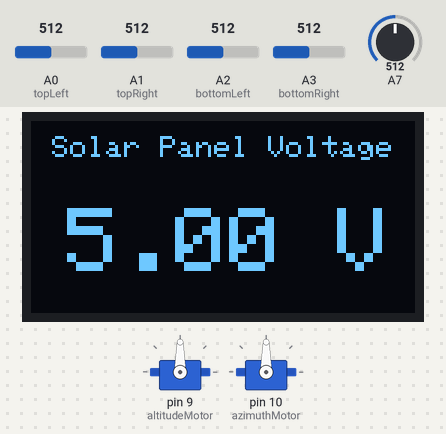
A sketch run on a simulated Arduino Nano, built with avr-gcc and run on an emulated ATmega328P. Shown: 2 × servo, 128×64 one-colour display. Inputs (shaded band) come from the test bench; at power-on: A7 = 512, A0 (topLeft) = 512, A1 (topRight) = 512, A2 (bottomLeft) = 512, A3 (bottomRight) = 512.

Above: at 3.2 s.
3.3 s: A7 set to 532
At 4.2 s:
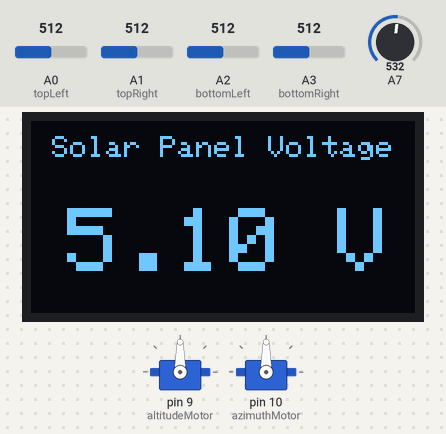
4.8 s: A0 (topLeft) set to 585
6.3 s: A0 (topLeft) set to 613
At 7.5 s:
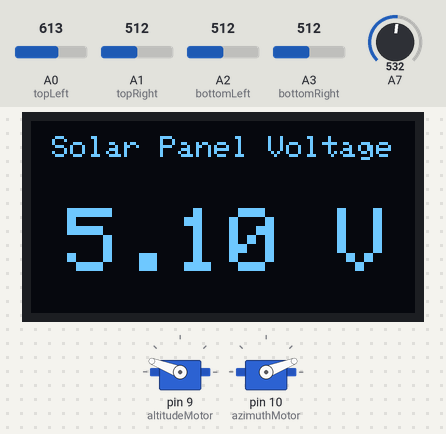
8.0 s: A1 (topRight) set to 693
9.5 s: A1 (topRight) set to 719
At 9.76 s:
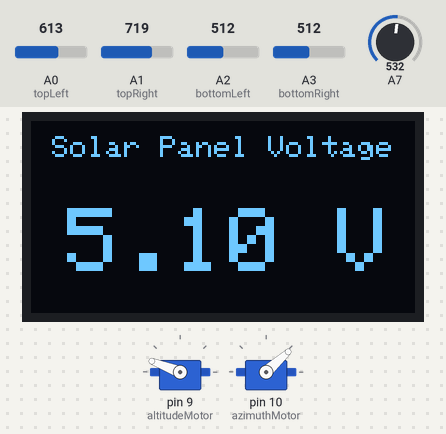
11.3 s: A2 (bottomLeft) set to 992
At 14.0 s:
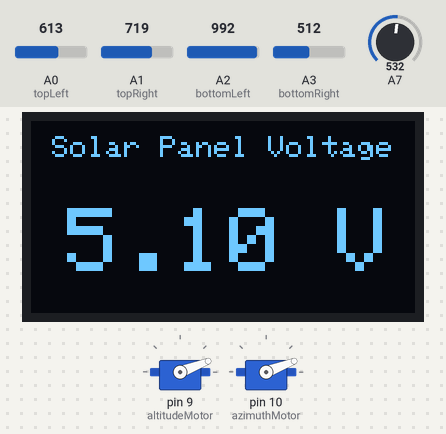
Timing chart, 0 to 14.2 s (numbered marks = the images above; inputs shaded):
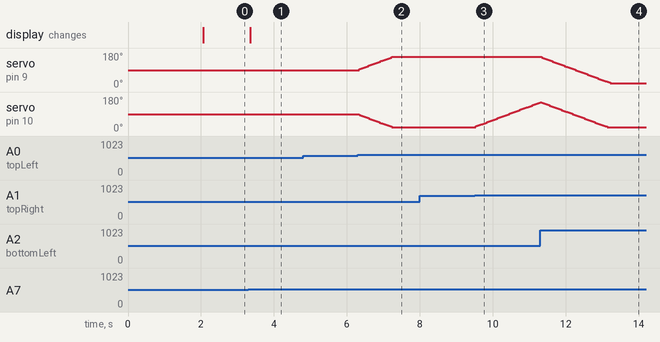

Measured:
- the behaviour switches between 522 and 523 on A7 (found by bisection; images 0 and 1)
- the behaviour switches between 602 and 603 on A0 (topLeft) (found by bisection; images 1 and 2)
- the behaviour switches between 704 and 705 on A1 (topRight) (found by bisection; images 2 and 3)
- after the input at 3.3 s, the display: changes after 0.05 s (image 1)
- after the input at 4.8 s, every drawn part: stays the same
- after the input at 6.3 s, servo on pin 9 (altitudeMotor): moves from 90° to 159° over 0.89 s, starting at once; servo on pin 10 (azimuthMotor): moves from 90° to 21° over 0.89 s, starting at once
- after the input at 8.0 s, every drawn part: stays the same
- after the input at 9.5 s, servo on pin 10 (azimuthMotor): moves from 21° to 153° over 1.8 s, starting at once
- after the input at 11.3 s, servo on pin 9 (altitudeMotor): moves from 159° to 21° over 1.9 s, starting at once

The sketch:

dualaxisSaif.ino
```cpp
/*
Code : Raghav Sharma, Mohammad Saifullah
Title : Dual Axis Solar Tracking
Date : 11 December 2023 (final)
*/

#include <Servo.h>
#include <Wire.h>
#include <Adafruit_GFX.h>
#include <Adafruit_SSD1306.h>

// Four LDRs
#define topLeft A0
#define topRight A1
#define bottomLeft A2
#define bottomRight A3

// OLED Screen Parameters
#define SCREEN_WIDTH 128
#define SCREEN_HEIGHT 64

Adafruit_SSD1306 display(SCREEN_WIDTH, SCREEN_HEIGHT, &Wire, -1);

int avgTop, avgBottom, avgLeft, avgRight, altitudeError, azimuthError, altitude, azimuth, altitudeNew, azimuthNew;

// ADC error tolerance
int tol = 45;

// Angle step for Servo rotation
int step = 3, altitudeStep, azimuthStep;

// Timekeeping
unsigned long elapsed;

// Two Servos: altitude (up-down) & azimuth (left-right)
Servo altitudeMotor, azimuthMotor;

void setup() {
  Serial.begin(9600);

  // Tracking angles (Servos go between 0 and 180 degrees)
  altitude = 90, azimuth = 90;

  // Initialize Servos
  altitudeMotor.attach(9);
  azimuthMotor.attach(10);
  altitudeMotor.write(altitude);
  azimuthMotor.write(azimuth);

  // Turn on screen
  if(!display.begin(SSD1306_SWITCHCAPVCC, 0x3C)) {
    Serial.println(F("Display allocation failed"));
  }
  delay(2000);
  display.setTextColor(WHITE);

}

void loop() {
  // elapsed = millis();

  // Read LDR values
  avgTop = round(0.5*(analogRead(topLeft)+analogRead(topRight)));
  avgBottom = round(0.5*(analogRead(bottomLeft)+analogRead(bottomRight)));
  avgLeft = round(0.5*(analogRead(topLeft)+analogRead(bottomLeft)));
  avgRight = round(0.5*(analogRead(topRight)+analogRead(bottomRight)));

  // Required corrections (maximize ADC values for maximum luminosity; bring erros close to 0)
  altitudeError = avgTop - avgBottom;
  azimuthError = avgLeft - avgRight;

  // Correct Altitude (Up-Down)
  if (abs(altitudeError) > tol) {
    altitudeStep = int(round(altitudeError/abs(altitudeError)) * step);
    altitudeNew = altitude + altitudeStep;

    if ((altitudeNew>20) && (altitudeNew<160)) {
      altitude = altitudeNew;
      altitudeMotor.write(altitude);
    }
  }

  // Correct Azimuth (Left-Right)
  if (abs(azimuthError) > tol) {
    azimuthStep = -int(round(azimuthError/abs(azimuthError)) * step);
    azimuthNew = azimuth + azimuthStep;

    if ((azimuthNew>20) && (azimuthNew<160)) {
      azimuth = azimuthNew;
      azimuthMotor.write(azimuth);
    }
  }

  // Display Solar Panel Voltage
  float solar_voltage = 2 * analogRead(A7) * 5 / 1024.0;
  solar_voltage = int(solar_voltage*10)/10.0;

  display.clearDisplay();
  display.setTextSize(1);
  display.setCursor(7,5);
  display.println("Solar Panel Voltage");
  display.setTextSize(3);
  display.setCursor(12, 29);
  display.print(solar_voltage);
  display.println(" V");
  display.display();

  /*
  elapsed = millis() - elapsed;
  Serial.print("Elapsed Time (ms):");
  Serial.println(elapsed);
  */

  delay(10);
  // ~40 ms elapsed each loop (excluding final delay statement)
}
```
